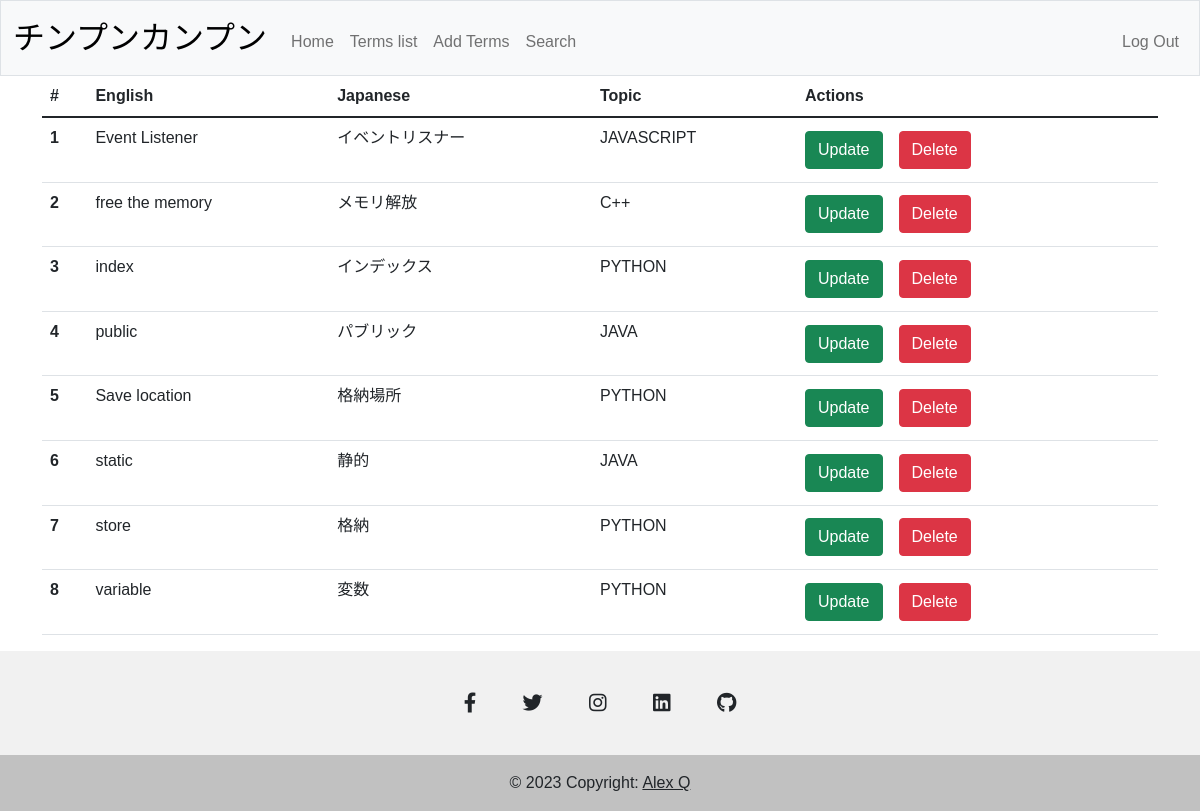
Page /list (signed in) on the earlier database version.
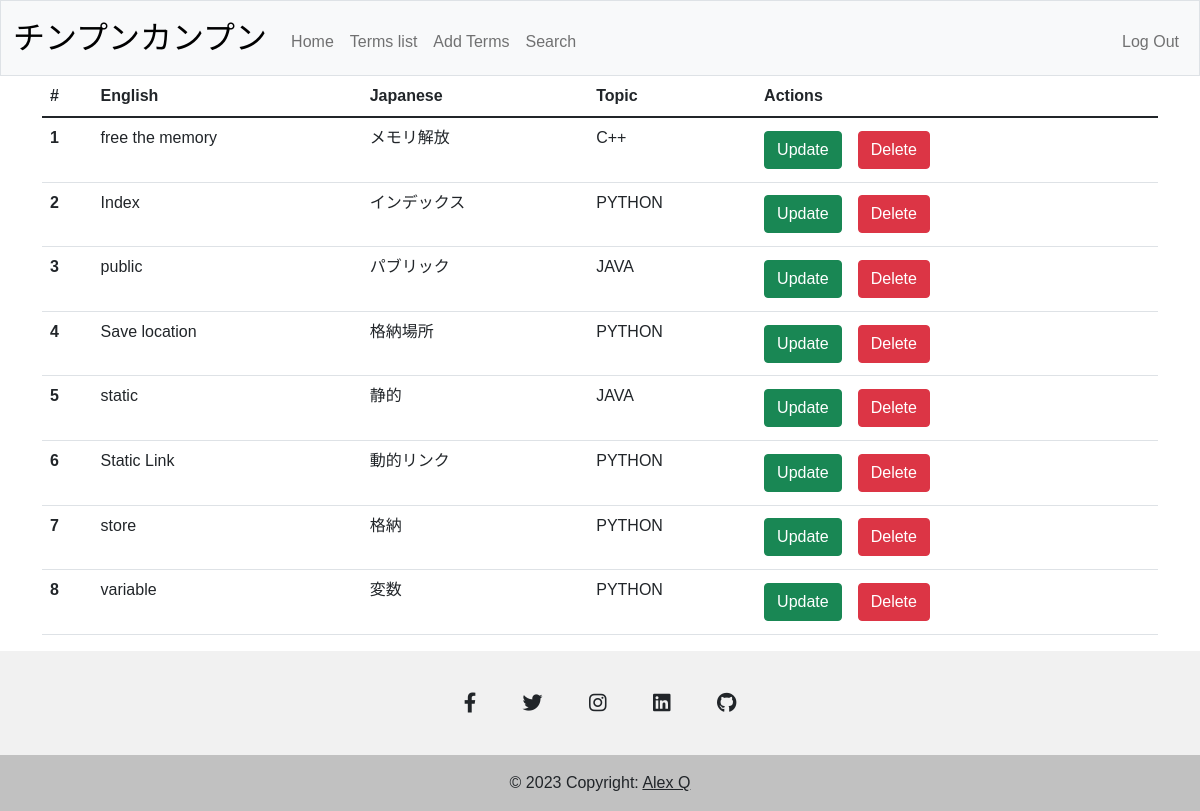
Same page on the later database version.
### tables this page shows
CREATE TABLE terms (
        id INTEGER PRIMARY KEY AUTOINCREMENT NOT NULL,
        japanese TEXT,
        english TEXT,
        topic_id INTEGER,
        FOREIGN KEY(topic_id)
        REFERENCES topic(id));

CREATE TABLE topic (
        id INTEGER PRIMARY KEY AUTOINCREMENT NOT NULL,
        name TEXT UNIQUE);

### app.py (the view, shortened to what this page needs)
@app.route("/list", methods=["GET", "POST"])
@login_required
def list():
    if request.method == "GET":
        try:
            terms = 0
            terms = db.execute(
                """
                SELECT
                    trm.id,
                    trm.japanese,
                    trm.english,
                    tpc.name
                FROM
                    terms as trm
                INNER JOIN topic AS tpc
                    ON trm.topic_id = tpc.id
                ORDER BY
                    LOWER(english)
                """
            )
            if not terms:
                flash(
                    f"Something went wrong. There were no records selected. However, You can add new terms for that topic."
                )
                return render_template("/add_term.html")
        except Exception as e:
            flash(f"Something went wrong. { e }")
            return render_template("/add_term.html")
        return render_template("list.html", terms=terms)

### app.py (called while the page is built)
@app.after_request
def after_request(response):
    response.headers["Cache-Control"] = "no-cache, no-store, must-revalidate"
    response.headers["Expires"] = 0
    response.headers["Pragma"] = "no-cache"
    return response

### helpers.py (called while the page is built)
def login_required(f):
    @wraps(f)
    def decorated_function(*args, **kwargs):
        if session.get("user_id") is None:
            return redirect("/login")
        return f(*args, **kwargs)
    return decorated_function

### templates/list.html (shortened to what this page needs)
{% extends "layout.html" %}
{% block main %}
    <table class="table table-hover">
        <thead class="thead-dark">
            <tr>
                <th scope="col">#</th>
                <th scope="col">English</th>
                <th scope="col">Japanese</th>
                <th scope="col">Topic</th>
                <th scope="col">Actions</th>
            </tr>
        </thead>
        <tbody>
            {% for term in terms %}
                <tr>
                    <th scope="row">{{ loop.index }}</th>
                    <td>{{ term.english }}</td>
                    <td>{{ term.japanese }}</td>
                    <td>{{ term.name }}</td>
                    <td>
                        <div class="button-container">
                            <form action="/update" method="GET" class="form-inline">
                                <button class="btn btn-success" type="submit" name="button" value="{{ term.id }}">Update</button>
                            </form>
                            <form action="/delete" method="GET" class="form-inline">
                                <button class="btn btn-danger" type="submit" name="button" value="{{ term.id }}">Delete</button>
                            </form>
                        </div>
                    </td>
                </tr>
            {% endfor %}
        </tbody>
    </table>
{% endblock %}

### templates/layout.html (shortened to what this page needs)
<!DOCTYPE html>
<html lang="en">
    <head>
        <link href="https://cdn.jsdelivr.net/npm/bootstrap@5.1.3/dist/css/bootstrap.min.css" rel="stylesheet">
        <link rel="stylesheet" href="https://cdnjs.cloudflare.com/ajax/libs/font-awesome/6.4.0/css/all.min.css">
        <link href="/static/styles.css" rel="stylesheet">
    </head>
    <body>
        <nav class="bg-light border navbar navbar-expand-md navbar-light">
            <div class="container-fluid">
                <a class="navbar-brand " href="/"><span class="black">チンプンカンプン</a>
                    <div class="collapse navbar-collapse" id="navbar">
                        {% if session["user_id"] %}
                            <ul class="navbar-nav me-auto mt-2">
                                <li class="nav-item"><a class="nav-link" href="/">Home</a></li>
                                <li class="nav-item"><a class="nav-link" href="/list">Terms list</a></li>
                                <li class="nav-item"><a class="nav-link" href="/add_term">Add Terms</a></li>
                                <li class="nav-item"><a class="nav-link" href="/search">Search</a></li>
                            </ul>
                            <ul class="navbar-nav ms-auto mt-2">
                                <li class="nav-item"><a class="nav-link" href="/logout">Log Out</a></li>
                            </ul>
                        {% else %}
                            <ul class="navbar-nav ms-auto mt-2">
                                <li class="nav-item"><a class="nav-link" href="/register">Register</a></li>
                                <li class="nav-item"><a class="nav-link" href="/login">Log In</a></li>
                            </ul>
                        {% endif %}
                    </div>
                </div>
            </nav>
            <main class="container">
                {% block main %}{% endblock %}
            </main>
            <footer class="footer fixed-bottom text-center text-white" style="background-color: #f1f1f1;">
                <div class="container pt-4">
                    <section class="mb-4">
                        <a class="btn btn-link btn-floating btn-lg text-dark m-1" href="#!" role="button" data-mdb-ripple-color="dark"><i class="fab fa-facebook-f"></i></a>
                        <a class="btn btn-link btn-floating btn-lg text-dark m-1" href="#!" role="button" data-mdb-ripple-color="dark"><i class="fab fa-twitter"></i></a>
                        <a class="btn btn-link btn-floating btn-lg text-dark m-1" href="#!" role="button" data-mdb-ripple-color="dark"><i class="fab fa-instagram"></i></a>
                        <a class="btn btn-link btn-floating btn-lg text-dark m-1" href="#!" role="button" data-mdb-ripple-color="dark"><i class="fab fa-linkedin"></i></a>
                        <a class="btn btn-link btn-floating btn-lg text-dark m-1" href="#!" role="button" data-mdb-ripple-color="dark"><i class="fab fa-github"></i></a>
                    </section>
                </div>
                <div class="text-center text-dark p-3" style="background-color: rgba(0, 0, 0, 0.2);">
                    © 2023 Copyright:
                    <a class="text-dark" href="#">Alex Q</a>
                </div>
            </footer>
        </body>
    </html>

### static/styles.css (style rules this page uses)
body { font-family: 'Noto Sans', sans-serif; font-family: 'Noto Sans JP', sans-serif; padding-bottom: 10rem; }
nav .navbar-brand { font-size: xx-large; }
nav .navbar-brand .black { color: #000000; }
.form-inline { display: inline-block; }
.button-container { display: flex; flex-direction: row; flex-wrap: wrap; padding: 0; margin: 0; }
.btn { margin-right: 1rem; margin-top: .3rem; margin-bottom: .3rem; }

Differences in the rows shown:
removed terms: english "Event Listener", japanese "イベントリスナー", name "JAVASCRIPT", {{ term.id }} 18 (drawn)
changed terms "インデックス": english "index" → "Index"
added terms: english "Static Link", japanese "動的リンク", name "PYTHON", {{ term.id }} 23 (drawn)
